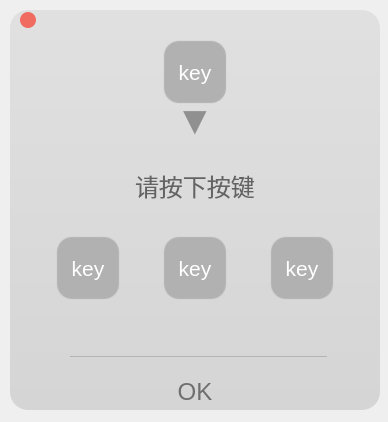
<?xml version="1.0" encoding="UTF-8"?>
<ui version="4.0">
 <class>Form</class>
 <widget class="QWidget" name="Form">
  <property name="geometry">
   <rect>
    <x>0</x>
    <y>0</y>
    <width>388</width>
    <height>422</height>
   </rect>
  </property>
  <property name="sizePolicy">
   <sizepolicy hsizetype="Fixed" vsizetype="Fixed">
    <horstretch>0</horstretch>
    <verstretch>0</verstretch>
   </sizepolicy>
  </property>
  <property name="minimumSize">
   <size>
    <width>340</width>
    <height>0</height>
   </size>
  </property>
  <property name="windowTitle">
   <string>Form</string>
  </property>
  <widget class="QFrame" name="frame">
   <property name="geometry">
    <rect>
     <x>10</x>
     <y>10</y>
     <width>370</width>
     <height>400</height>
    </rect>
   </property>
   <property name="sizePolicy">
    <sizepolicy hsizetype="Fixed" vsizetype="Fixed">
     <horstretch>0</horstretch>
     <verstretch>0</verstretch>
    </sizepolicy>
   </property>
   <property name="minimumSize">
    <size>
     <width>370</width>
     <height>400</height>
    </size>
   </property>
   <property name="maximumSize">
    <size>
     <width>370</width>
     <height>400</height>
    </size>
   </property>
   <property name="font">
    <font>
     <pointsize>24</pointsize>
    </font>
   </property>
   <property name="styleSheet">
    <string notr="true">QFrame#frame{
	background-color: qlineargradient(x0:0, y1:0,x0:1, y2:1, stop:0 rgba(224,224, 224,244), stop:1 rgba(212, 212, 212,244));
border-radius:18px  
}
</string>
   </property>
   <property name="frameShape">
    <enum>QFrame::StyledPanel</enum>
   </property>
   <property name="frameShadow">
    <enum>QFrame::Raised</enum>
   </property>
   <layout class="QVBoxLayout" name="verticalLayout" stretch="0,5,1,3,2,1">
    <property name="spacing">
     <number>1</number>
    </property>
    <property name="leftMargin">
     <number>0</number>
    </property>
    <property name="topMargin">
     <number>0</number>
    </property>
    <property name="rightMargin">
     <number>0</number>
    </property>
    <property name="bottomMargin">
     <number>0</number>
    </property>
    <item>
     <layout class="QHBoxLayout" name="top_frame">
      <property name="leftMargin">
       <number>10</number>
      </property>
      <property name="topMargin">
       <number>0</number>
      </property>
      <item>
       <widget class="QPushButton" name="btn_close">
        <property name="minimumSize">
         <size>
          <width>16</width>
          <height>16</height>
         </size>
        </property>
        <property name="maximumSize">
         <size>
          <width>16</width>
          <height>16</height>
         </size>
        </property>
        <property name="focusPolicy">
         <enum>Qt::NoFocus</enum>
        </property>
        <property name="styleSheet">
         <string notr="true">QPushButton{
	
	background-color: rgb(240, 108, 96);
border:0px solid rgba(113, 17, 15,50);
border-radius:8px;
}
QPushButton:hover {
background-color:rgb(139, 29, 31)
	
}
QPushButton:pressed {
	background-color: rgb(232, 59, 35);
}
</string>
        </property>
        <property name="text">
         <string/>
        </property>
       </widget>
      </item>
      <item>
       <spacer name="horizontalSpacer_7">
        <property name="orientation">
         <enum>Qt::Horizontal</enum>
        </property>
        <property name="sizeHint" stdset="0">
         <size>
          <width>40</width>
          <height>20</height>
         </size>
        </property>
       </spacer>
      </item>
     </layout>
    </item>
    <item>
     <widget class="QFrame" name="orig_key_frame">
      <property name="sizePolicy">
       <sizepolicy hsizetype="Fixed" vsizetype="Fixed">
        <horstretch>0</horstretch>
        <verstretch>0</verstretch>
       </sizepolicy>
      </property>
      <property name="minimumSize">
       <size>
        <width>370</width>
        <height>0</height>
       </size>
      </property>
      <property name="maximumSize">
       <size>
        <width>16777215</width>
        <height>112</height>
       </size>
      </property>
      <property name="frameShape">
       <enum>QFrame::NoFrame</enum>
      </property>
      <property name="frameShadow">
       <enum>QFrame::Raised</enum>
      </property>
      <layout class="QVBoxLayout" name="verticalLayout_3">
       <property name="spacing">
        <number>6</number>
       </property>
       <property name="leftMargin">
        <number>0</number>
       </property>
       <property name="topMargin">
        <number>9</number>
       </property>
       <property name="rightMargin">
        <number>0</number>
       </property>
       <property name="bottomMargin">
        <number>0</number>
       </property>
       <item alignment="Qt::AlignHCenter">
        <widget class="QPushButton" name="btn_orig_key">
         <property name="sizePolicy">
          <sizepolicy hsizetype="Fixed" vsizetype="Fixed">
           <horstretch>0</horstretch>
           <verstretch>0</verstretch>
          </sizepolicy>
         </property>
         <property name="minimumSize">
          <size>
           <width>64</width>
           <height>64</height>
          </size>
         </property>
         <property name="maximumSize">
          <size>
           <width>64</width>
           <height>64</height>
          </size>
         </property>
         <property name="palette">
          <palette>
           <active>
            <colorrole role="Button">
             <brush brushstyle="SolidPattern">
              <color alpha="255">
               <red>177</red>
               <green>177</green>
               <blue>177</blue>
              </color>
             </brush>
            </colorrole>
            <colorrole role="ButtonText">
             <brush brushstyle="SolidPattern">
              <color alpha="255">
               <red>255</red>
               <green>255</green>
               <blue>255</blue>
              </color>
             </brush>
            </colorrole>
            <colorrole role="Base">
             <brush brushstyle="SolidPattern">
              <color alpha="255">
               <red>177</red>
               <green>177</green>
               <blue>177</blue>
              </color>
             </brush>
            </colorrole>
            <colorrole role="Window">
             <brush brushstyle="SolidPattern">
              <color alpha="255">
               <red>177</red>
               <green>177</green>
               <blue>177</blue>
              </color>
             </brush>
            </colorrole>
           </active>
           <inactive>
            <colorrole role="Button">
             <brush brushstyle="SolidPattern">
              <color alpha="255">
               <red>177</red>
               <green>177</green>
               <blue>177</blue>
              </color>
             </brush>
            </colorrole>
            <colorrole role="ButtonText">
             <brush brushstyle="SolidPattern">
              <color alpha="255">
               <red>255</red>
               <green>255</green>
               <blue>255</blue>
              </color>
             </brush>
            </colorrole>
            <colorrole role="Base">
             <brush brushstyle="SolidPattern">
              <color alpha="255">
               <red>177</red>
               <green>177</green>
               <blue>177</blue>
              </color>
             </brush>
            </colorrole>
            <colorrole role="Window">
             <brush brushstyle="SolidPattern">
              <color alpha="255">
               <red>177</red>
               <green>177</green>
               <blue>177</blue>
              </color>
             </brush>
            </colorrole>
           </inactive>
           <disabled>
            <colorrole role="Button">
             <brush brushstyle="SolidPattern">
              <color alpha="255">
               <red>177</red>
               <green>177</green>
               <blue>177</blue>
              </color>
             </brush>
            </colorrole>
            <colorrole role="ButtonText">
             <brush brushstyle="SolidPattern">
              <color alpha="255">
               <red>31</red>
               <green>31</green>
               <blue>31</blue>
              </color>
             </brush>
            </colorrole>
            <colorrole role="Base">
             <brush brushstyle="SolidPattern">
              <color alpha="255">
               <red>177</red>
               <green>177</green>
               <blue>177</blue>
              </color>
             </brush>
            </colorrole>
            <colorrole role="Window">
             <brush brushstyle="SolidPattern">
              <color alpha="255">
               <red>177</red>
               <green>177</green>
               <blue>177</blue>
              </color>
             </brush>
            </colorrole>
           </disabled>
          </palette>
         </property>
         <property name="font">
          <font>
           <pointsize>16</pointsize>
          </font>
         </property>
         <property name="focusPolicy">
          <enum>Qt::NoFocus</enum>
         </property>
         <property name="styleSheet">
          <string notr="true">QPushButton{
	
	background-color: rgb(177,177, 177);
border:2px solid rgba(199, 199, 199,50);
border-radius:16px;
}

</string>
         </property>
         <property name="text">
          <string>key</string>
         </property>
        </widget>
       </item>
       <item alignment="Qt::AlignHCenter">
        <widget class="QLabel" name="label_arrow">
         <property name="font">
          <font>
           <pointsize>30</pointsize>
          </font>
         </property>
         <property name="styleSheet">
          <string notr="true">QLabel{
color:rgb(144,144,144)
}</string>
         </property>
         <property name="text">
          <string>▼</string>
         </property>
        </widget>
       </item>
      </layout>
     </widget>
    </item>
    <item>
     <widget class="QFrame" name="text_frame">
      <property name="frameShape">
       <enum>QFrame::NoFrame</enum>
      </property>
      <property name="frameShadow">
       <enum>QFrame::Raised</enum>
      </property>
      <layout class="QHBoxLayout" name="horizontalLayout_4">
       <item alignment="Qt::AlignHCenter">
        <widget class="QLabel" name="label_prompt">
         <property name="font">
          <font>
           <pointsize>18</pointsize>
          </font>
         </property>
         <property name="styleSheet">
          <string notr="true">QLabel{
color:rgb(99,99,99)
}</string>
         </property>
         <property name="frameShadow">
          <enum>QFrame::Plain</enum>
         </property>
         <property name="text">
          <string>请按下按键</string>
         </property>
        </widget>
       </item>
      </layout>
     </widget>
    </item>
    <item>
     <widget class="QFrame" name="new_key_frame">
      <property name="sizePolicy">
       <sizepolicy hsizetype="Fixed" vsizetype="Fixed">
        <horstretch>0</horstretch>
        <verstretch>0</verstretch>
       </sizepolicy>
      </property>
      <property name="minimumSize">
       <size>
        <width>370</width>
        <height>0</height>
       </size>
      </property>
      <property name="maximumSize">
       <size>
        <width>16777215</width>
        <height>79</height>
       </size>
      </property>
      <property name="frameShape">
       <enum>QFrame::NoFrame</enum>
      </property>
      <property name="frameShadow">
       <enum>QFrame::Raised</enum>
      </property>
      <layout class="QHBoxLayout" name="horizontalLayout_3">
       <item>
        <widget class="QPushButton" name="btn_key2">
         <property name="sizePolicy">
          <sizepolicy hsizetype="Fixed" vsizetype="Fixed">
           <horstretch>0</horstretch>
           <verstretch>0</verstretch>
          </sizepolicy>
         </property>
         <property name="minimumSize">
          <size>
           <width>64</width>
           <height>64</height>
          </size>
         </property>
         <property name="maximumSize">
          <size>
           <width>64</width>
           <height>64</height>
          </size>
         </property>
         <property name="palette">
          <palette>
           <active>
            <colorrole role="Button">
             <brush brushstyle="SolidPattern">
              <color alpha="255">
               <red>177</red>
               <green>177</green>
               <blue>177</blue>
              </color>
             </brush>
            </colorrole>
            <colorrole role="ButtonText">
             <brush brushstyle="SolidPattern">
              <color alpha="255">
               <red>255</red>
               <green>255</green>
               <blue>255</blue>
              </color>
             </brush>
            </colorrole>
            <colorrole role="Base">
             <brush brushstyle="SolidPattern">
              <color alpha="255">
               <red>177</red>
               <green>177</green>
               <blue>177</blue>
              </color>
             </brush>
            </colorrole>
            <colorrole role="Window">
             <brush brushstyle="SolidPattern">
              <color alpha="255">
               <red>177</red>
               <green>177</green>
               <blue>177</blue>
              </color>
             </brush>
            </colorrole>
           </active>
           <inactive>
            <colorrole role="Button">
             <brush brushstyle="SolidPattern">
              <color alpha="255">
               <red>177</red>
               <green>177</green>
               <blue>177</blue>
              </color>
             </brush>
            </colorrole>
            <colorrole role="ButtonText">
             <brush brushstyle="SolidPattern">
              <color alpha="255">
               <red>255</red>
               <green>255</green>
               <blue>255</blue>
              </color>
             </brush>
            </colorrole>
            <colorrole role="Base">
             <brush brushstyle="SolidPattern">
              <color alpha="255">
               <red>177</red>
               <green>177</green>
               <blue>177</blue>
              </color>
             </brush>
            </colorrole>
            <colorrole role="Window">
             <brush brushstyle="SolidPattern">
              <color alpha="255">
               <red>177</red>
               <green>177</green>
               <blue>177</blue>
              </color>
             </brush>
            </colorrole>
           </inactive>
           <disabled>
            <colorrole role="Button">
             <brush brushstyle="SolidPattern">
              <color alpha="255">
               <red>177</red>
               <green>177</green>
               <blue>177</blue>
              </color>
             </brush>
            </colorrole>
            <colorrole role="ButtonText">
             <brush brushstyle="SolidPattern">
              <color alpha="255">
               <red>31</red>
               <green>31</green>
               <blue>31</blue>
              </color>
             </brush>
            </colorrole>
            <colorrole role="Base">
             <brush brushstyle="SolidPattern">
              <color alpha="255">
               <red>177</red>
               <green>177</green>
               <blue>177</blue>
              </color>
             </brush>
            </colorrole>
            <colorrole role="Window">
             <brush brushstyle="SolidPattern">
              <color alpha="255">
               <red>177</red>
               <green>177</green>
               <blue>177</blue>
              </color>
             </brush>
            </colorrole>
           </disabled>
          </palette>
         </property>
         <property name="font">
          <font>
           <pointsize>16</pointsize>
          </font>
         </property>
         <property name="focusPolicy">
          <enum>Qt::NoFocus</enum>
         </property>
         <property name="styleSheet">
          <string notr="true">QPushButton{
	
	background-color: rgb(177,177, 177);
border:2px solid rgba(199, 199, 199,50);
border-radius:16px;
}
</string>
         </property>
         <property name="text">
          <string>key</string>
         </property>
        </widget>
       </item>
       <item>
        <widget class="QPushButton" name="btn_key3">
         <property name="sizePolicy">
          <sizepolicy hsizetype="Fixed" vsizetype="Fixed">
           <horstretch>0</horstretch>
           <verstretch>0</verstretch>
          </sizepolicy>
         </property>
         <property name="minimumSize">
          <size>
           <width>64</width>
           <height>64</height>
          </size>
         </property>
         <property name="maximumSize">
          <size>
           <width>64</width>
           <height>64</height>
          </size>
         </property>
         <property name="palette">
          <palette>
           <active>
            <colorrole role="Button">
             <brush brushstyle="SolidPattern">
              <color alpha="255">
               <red>177</red>
               <green>177</green>
               <blue>177</blue>
              </color>
             </brush>
            </colorrole>
            <colorrole role="ButtonText">
             <brush brushstyle="SolidPattern">
              <color alpha="255">
               <red>255</red>
               <green>255</green>
               <blue>255</blue>
              </color>
             </brush>
            </colorrole>
            <colorrole role="Base">
             <brush brushstyle="SolidPattern">
              <color alpha="255">
               <red>177</red>
               <green>177</green>
               <blue>177</blue>
              </color>
             </brush>
            </colorrole>
            <colorrole role="Window">
             <brush brushstyle="SolidPattern">
              <color alpha="255">
               <red>177</red>
               <green>177</green>
               <blue>177</blue>
              </color>
             </brush>
            </colorrole>
           </active>
           <inactive>
            <colorrole role="Button">
             <brush brushstyle="SolidPattern">
              <color alpha="255">
               <red>177</red>
               <green>177</green>
               <blue>177</blue>
              </color>
             </brush>
            </colorrole>
            <colorrole role="ButtonText">
             <brush brushstyle="SolidPattern">
              <color alpha="255">
               <red>255</red>
               <green>255</green>
               <blue>255</blue>
              </color>
             </brush>
            </colorrole>
            <colorrole role="Base">
             <brush brushstyle="SolidPattern">
              <color alpha="255">
               <red>177</red>
               <green>177</green>
               <blue>177</blue>
              </color>
             </brush>
            </colorrole>
            <colorrole role="Window">
             <brush brushstyle="SolidPattern">
              <color alpha="255">
               <red>177</red>
               <green>177</green>
               <blue>177</blue>
              </color>
             </brush>
            </colorrole>
           </inactive>
           <disabled>
            <colorrole role="Button">
             <brush brushstyle="SolidPattern">
              <color alpha="255">
               <red>177</red>
               <green>177</green>
               <blue>177</blue>
              </color>
             </brush>
            </colorrole>
            <colorrole role="ButtonText">
             <brush brushstyle="SolidPattern">
              <color alpha="255">
               <red>31</red>
               <green>31</green>
               <blue>31</blue>
              </color>
             </brush>
            </colorrole>
            <colorrole role="Base">
             <brush brushstyle="SolidPattern">
              <color alpha="255">
               <red>177</red>
               <green>177</green>
               <blue>177</blue>
              </color>
             </brush>
            </colorrole>
            <colorrole role="Window">
             <brush brushstyle="SolidPattern">
              <color alpha="255">
               <red>177</red>
               <green>177</green>
               <blue>177</blue>
              </color>
             </brush>
            </colorrole>
           </disabled>
          </palette>
         </property>
         <property name="font">
          <font>
           <pointsize>16</pointsize>
          </font>
         </property>
         <property name="focusPolicy">
          <enum>Qt::NoFocus</enum>
         </property>
         <property name="styleSheet">
          <string notr="true">QPushButton{
	
	background-color: rgb(177,177, 177);
border:2px solid rgba(199, 199, 199,50);
border-radius:16px;
}

</string>
         </property>
         <property name="text">
          <string>key</string>
         </property>
        </widget>
       </item>
       <item>
        <widget class="QPushButton" name="btn_key1">
         <property name="sizePolicy">
          <sizepolicy hsizetype="Fixed" vsizetype="Fixed">
           <horstretch>0</horstretch>
           <verstretch>0</verstretch>
          </sizepolicy>
         </property>
         <property name="minimumSize">
          <size>
           <width>64</width>
           <height>64</height>
          </size>
         </property>
         <property name="maximumSize">
          <size>
           <width>64</width>
           <height>64</height>
          </size>
         </property>
         <property name="palette">
          <palette>
           <active>
            <colorrole role="Button">
             <brush brushstyle="SolidPattern">
              <color alpha="255">
               <red>177</red>
               <green>177</green>
               <blue>177</blue>
              </color>
             </brush>
            </colorrole>
            <colorrole role="ButtonText">
             <brush brushstyle="SolidPattern">
              <color alpha="255">
               <red>255</red>
               <green>255</green>
               <blue>255</blue>
              </color>
             </brush>
            </colorrole>
            <colorrole role="Base">
             <brush brushstyle="SolidPattern">
              <color alpha="255">
               <red>177</red>
               <green>177</green>
               <blue>177</blue>
              </color>
             </brush>
            </colorrole>
            <colorrole role="Window">
             <brush brushstyle="SolidPattern">
              <color alpha="255">
               <red>177</red>
               <green>177</green>
               <blue>177</blue>
              </color>
             </brush>
            </colorrole>
           </active>
           <inactive>
            <colorrole role="Button">
             <brush brushstyle="SolidPattern">
              <color alpha="255">
               <red>177</red>
               <green>177</green>
               <blue>177</blue>
              </color>
             </brush>
            </colorrole>
            <colorrole role="ButtonText">
             <brush brushstyle="SolidPattern">
              <color alpha="255">
               <red>255</red>
               <green>255</green>
               <blue>255</blue>
              </color>
             </brush>
            </colorrole>
            <colorrole role="Base">
             <brush brushstyle="SolidPattern">
              <color alpha="255">
               <red>177</red>
               <green>177</green>
               <blue>177</blue>
              </color>
             </brush>
            </colorrole>
            <colorrole role="Window">
             <brush brushstyle="SolidPattern">
              <color alpha="255">
               <red>177</red>
               <green>177</green>
               <blue>177</blue>
              </color>
             </brush>
            </colorrole>
           </inactive>
           <disabled>
            <colorrole role="Button">
             <brush brushstyle="SolidPattern">
              <color alpha="255">
               <red>177</red>
               <green>177</green>
               <blue>177</blue>
              </color>
             </brush>
            </colorrole>
            <colorrole role="ButtonText">
             <brush brushstyle="SolidPattern">
              <color alpha="255">
               <red>31</red>
               <green>31</green>
               <blue>31</blue>
              </color>
             </brush>
            </colorrole>
            <colorrole role="Base">
             <brush brushstyle="SolidPattern">
              <color alpha="255">
               <red>177</red>
               <green>177</green>
               <blue>177</blue>
              </color>
             </brush>
            </colorrole>
            <colorrole role="Window">
             <brush brushstyle="SolidPattern">
              <color alpha="255">
               <red>177</red>
               <green>177</green>
               <blue>177</blue>
              </color>
             </brush>
            </colorrole>
           </disabled>
          </palette>
         </property>
         <property name="font">
          <font>
           <pointsize>16</pointsize>
          </font>
         </property>
         <property name="focusPolicy">
          <enum>Qt::NoFocus</enum>
         </property>
         <property name="styleSheet">
          <string notr="true">QPushButton{
	
	background-color: rgb(177,177, 177);
border:2px solid rgba(199, 199, 199,50);
border-radius:16px;
}

</string>
         </property>
         <property name="text">
          <string>key</string>
         </property>
        </widget>
       </item>
      </layout>
     </widget>
    </item>
    <item>
     <widget class="QFrame" name="input_frame">
      <property name="sizePolicy">
       <sizepolicy hsizetype="Fixed" vsizetype="Fixed">
        <horstretch>0</horstretch>
        <verstretch>0</verstretch>
       </sizepolicy>
      </property>
      <property name="minimumSize">
       <size>
        <width>370</width>
        <height>66</height>
       </size>
      </property>
      <property name="maximumSize">
       <size>
        <width>16777215</width>
        <height>66</height>
       </size>
      </property>
      <property name="frameShape">
       <enum>QFrame::NoFrame</enum>
      </property>
      <property name="frameShadow">
       <enum>QFrame::Raised</enum>
      </property>
      <layout class="QHBoxLayout" name="horizontalLayout_2" stretch="0,0,0">
       <property name="spacing">
        <number>0</number>
       </property>
       <property name="topMargin">
        <number>0</number>
       </property>
       <property name="bottomMargin">
        <number>16</number>
       </property>
       <item>
        <spacer name="horizontalSpacer_4">
         <property name="orientation">
          <enum>Qt::Horizontal</enum>
         </property>
         <property name="sizeHint" stdset="0">
          <size>
           <width>85</width>
           <height>20</height>
          </size>
         </property>
        </spacer>
       </item>
       <item>
        <layout class="QVBoxLayout" name="verticalLayout_2">
         <item>
          <widget class="QLineEdit" name="lineEdit">
           <property name="font">
            <font>
             <pointsize>24</pointsize>
            </font>
           </property>
           <property name="styleSheet">
            <string notr="true">border:none;
background-color: rgba(255, 255, 255, 0);
selection-color: rgba(193, 193, 193,150);
border-bottom:1px solid rgba(0, 0, 0,40);
padding:8px</string>
           </property>
           <property name="maxLength">
            <number>1</number>
           </property>
           <property name="alignment">
            <set>Qt::AlignCenter</set>
           </property>
           <property name="placeholderText">
            <string/>
           </property>
          </widget>
         </item>
        </layout>
       </item>
       <item>
        <spacer name="horizontalSpacer_3">
         <property name="orientation">
          <enum>Qt::Horizontal</enum>
         </property>
         <property name="sizeHint" stdset="0">
          <size>
           <width>78</width>
           <height>20</height>
          </size>
         </property>
        </spacer>
       </item>
      </layout>
     </widget>
    </item>
    <item>
     <widget class="QFrame" name="ok_frame">
      <property name="sizePolicy">
       <sizepolicy hsizetype="Fixed" vsizetype="Fixed">
        <horstretch>0</horstretch>
        <verstretch>0</verstretch>
       </sizepolicy>
      </property>
      <property name="minimumSize">
       <size>
        <width>370</width>
        <height>36</height>
       </size>
      </property>
      <property name="maximumSize">
       <size>
        <width>16777215</width>
        <height>36</height>
       </size>
      </property>
      <property name="frameShape">
       <enum>QFrame::NoFrame</enum>
      </property>
      <property name="frameShadow">
       <enum>QFrame::Raised</enum>
      </property>
      <layout class="QVBoxLayout" name="verticalLayout_4">
       <property name="leftMargin">
        <number>0</number>
       </property>
       <property name="topMargin">
        <number>0</number>
       </property>
       <property name="rightMargin">
        <number>0</number>
       </property>
       <property name="bottomMargin">
        <number>0</number>
       </property>
       <item alignment="Qt::AlignHCenter">
        <widget class="QPushButton" name="btn_ok">
         <property name="sizePolicy">
          <sizepolicy hsizetype="Fixed" vsizetype="Fixed">
           <horstretch>0</horstretch>
           <verstretch>0</verstretch>
          </sizepolicy>
         </property>
         <property name="minimumSize">
          <size>
           <width>64</width>
           <height>36</height>
          </size>
         </property>
         <property name="maximumSize">
          <size>
           <width>64</width>
           <height>36</height>
          </size>
         </property>
         <property name="palette">
          <palette>
           <active>
            <colorrole role="WindowText">
             <brush brushstyle="SolidPattern">
              <color alpha="255">
               <red>111</red>
               <green>111</green>
               <blue>111</blue>
              </color>
             </brush>
            </colorrole>
            <colorrole role="Button">
             <brush brushstyle="SolidPattern">
              <color alpha="0">
               <red>177</red>
               <green>177</green>
               <blue>177</blue>
              </color>
             </brush>
            </colorrole>
            <colorrole role="Text">
             <brush brushstyle="SolidPattern">
              <color alpha="255">
               <red>111</red>
               <green>111</green>
               <blue>111</blue>
              </color>
             </brush>
            </colorrole>
            <colorrole role="ButtonText">
             <brush brushstyle="SolidPattern">
              <color alpha="255">
               <red>111</red>
               <green>111</green>
               <blue>111</blue>
              </color>
             </brush>
            </colorrole>
            <colorrole role="Base">
             <brush brushstyle="SolidPattern">
              <color alpha="0">
               <red>177</red>
               <green>177</green>
               <blue>177</blue>
              </color>
             </brush>
            </colorrole>
            <colorrole role="Window">
             <brush brushstyle="SolidPattern">
              <color alpha="0">
               <red>177</red>
               <green>177</green>
               <blue>177</blue>
              </color>
             </brush>
            </colorrole>
            <colorrole role="PlaceholderText">
             <brush brushstyle="SolidPattern">
              <color alpha="128">
               <red>111</red>
               <green>111</green>
               <blue>111</blue>
              </color>
             </brush>
            </colorrole>
           </active>
           <inactive>
            <colorrole role="WindowText">
             <brush brushstyle="SolidPattern">
              <color alpha="255">
               <red>111</red>
               <green>111</green>
               <blue>111</blue>
              </color>
             </brush>
            </colorrole>
            <colorrole role="Button">
             <brush brushstyle="SolidPattern">
              <color alpha="0">
               <red>177</red>
               <green>177</green>
               <blue>177</blue>
              </color>
             </brush>
            </colorrole>
            <colorrole role="Text">
             <brush brushstyle="SolidPattern">
              <color alpha="255">
               <red>111</red>
               <green>111</green>
               <blue>111</blue>
              </color>
             </brush>
            </colorrole>
            <colorrole role="ButtonText">
             <brush brushstyle="SolidPattern">
              <color alpha="255">
               <red>111</red>
               <green>111</green>
               <blue>111</blue>
              </color>
             </brush>
            </colorrole>
            <colorrole role="Base">
             <brush brushstyle="SolidPattern">
              <color alpha="0">
               <red>177</red>
               <green>177</green>
               <blue>177</blue>
              </color>
             </brush>
            </colorrole>
            <colorrole role="Window">
             <brush brushstyle="SolidPattern">
              <color alpha="0">
               <red>177</red>
               <green>177</green>
               <blue>177</blue>
              </color>
             </brush>
            </colorrole>
            <colorrole role="PlaceholderText">
             <brush brushstyle="SolidPattern">
              <color alpha="128">
               <red>111</red>
               <green>111</green>
               <blue>111</blue>
              </color>
             </brush>
            </colorrole>
           </inactive>
           <disabled>
            <colorrole role="WindowText">
             <brush brushstyle="SolidPattern">
              <color alpha="255">
               <red>111</red>
               <green>111</green>
               <blue>111</blue>
              </color>
             </brush>
            </colorrole>
            <colorrole role="Button">
             <brush brushstyle="SolidPattern">
              <color alpha="0">
               <red>177</red>
               <green>177</green>
               <blue>177</blue>
              </color>
             </brush>
            </colorrole>
            <colorrole role="Text">
             <brush brushstyle="SolidPattern">
              <color alpha="255">
               <red>111</red>
               <green>111</green>
               <blue>111</blue>
              </color>
             </brush>
            </colorrole>
            <colorrole role="ButtonText">
             <brush brushstyle="SolidPattern">
              <color alpha="255">
               <red>111</red>
               <green>111</green>
               <blue>111</blue>
              </color>
             </brush>
            </colorrole>
            <colorrole role="Base">
             <brush brushstyle="SolidPattern">
              <color alpha="0">
               <red>177</red>
               <green>177</green>
               <blue>177</blue>
              </color>
             </brush>
            </colorrole>
            <colorrole role="Window">
             <brush brushstyle="SolidPattern">
              <color alpha="0">
               <red>177</red>
               <green>177</green>
               <blue>177</blue>
              </color>
             </brush>
            </colorrole>
            <colorrole role="PlaceholderText">
             <brush brushstyle="SolidPattern">
              <color alpha="128">
               <red>111</red>
               <green>111</green>
               <blue>111</blue>
              </color>
             </brush>
            </colorrole>
           </disabled>
          </palette>
         </property>
         <property name="font">
          <font>
           <pointsize>18</pointsize>
          </font>
         </property>
         <property name="focusPolicy">
          <enum>Qt::NoFocus</enum>
         </property>
         <property name="styleSheet">
          <string notr="true">QPushButton{
background-color: rgba(177,177, 177,0);
border-radius:16px;
color:rgb(111,111,111)
}
QPushButton:hover {
color:rgb(144, 144, 144)	
}
QPushButton:pressed {
color: rgb(88, 88, 88);
}
</string>
         </property>
         <property name="text">
          <string>OK</string>
         </property>
        </widget>
       </item>
      </layout>
     </widget>
    </item>
   </layout>
  </widget>
 </widget>
 <resources/>
 <connections/>
</ui>
